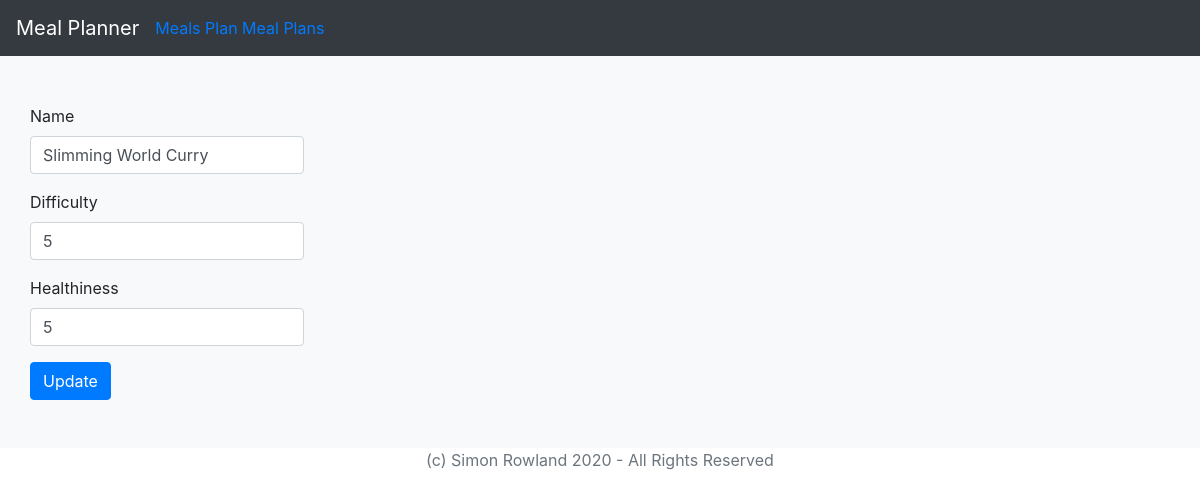
Screenshot of /meals/29/ with the database file from the repository.
### meals/models.py (models this page shows, shortened)
class BaseModel(models.Model):
    created = models.DateTimeField(auto_now_add=True)
    updated = models.DateTimeField(auto_now=True)
    class Meta:
        abstract = True

class Meal(BaseModel):
    name = models.CharField(max_length=256)
    difficulty = models.IntegerField()
    healthiness = models.IntegerField()
    class Meta:
        constraints = [
            models.CheckConstraint(
                check=models.Q(difficulty__range=(0, 10)),
                name="difficulty_between_0_and_10",
            ),
            models.CheckConstraint(
                check=models.Q(healthiness__range=(0, 10)),
                name="healthiness_between_0_and_10",
            ),
        ]
        ordering = [
            "name",
        ]

### meals/views.py (the view)
# urls.py: path("<int:pk>/", views.DetailView.as_view(), name="detail"),
class DetailView(generic.UpdateView):
    model = Meal
    fields = ["name", "difficulty", "healthiness"]
    template_name_suffix = "_update_form"

### meals/templates/meals/meal_update_form.html (shortened to what this page needs)
{% extends 'meals/base.html' %}
{% load bootstrap4 %}
{% block content %}
<form method="post" class="form">
    {% bootstrap_form form %}
    {% buttons %}
    <button type="submit" class="btn btn-primary">Update</button>
    {% endbuttons %}
</form>
{% endblock %}

### rows the page displays
Meal: name "Slimming World Curry", difficulty "5", healthiness "5"
